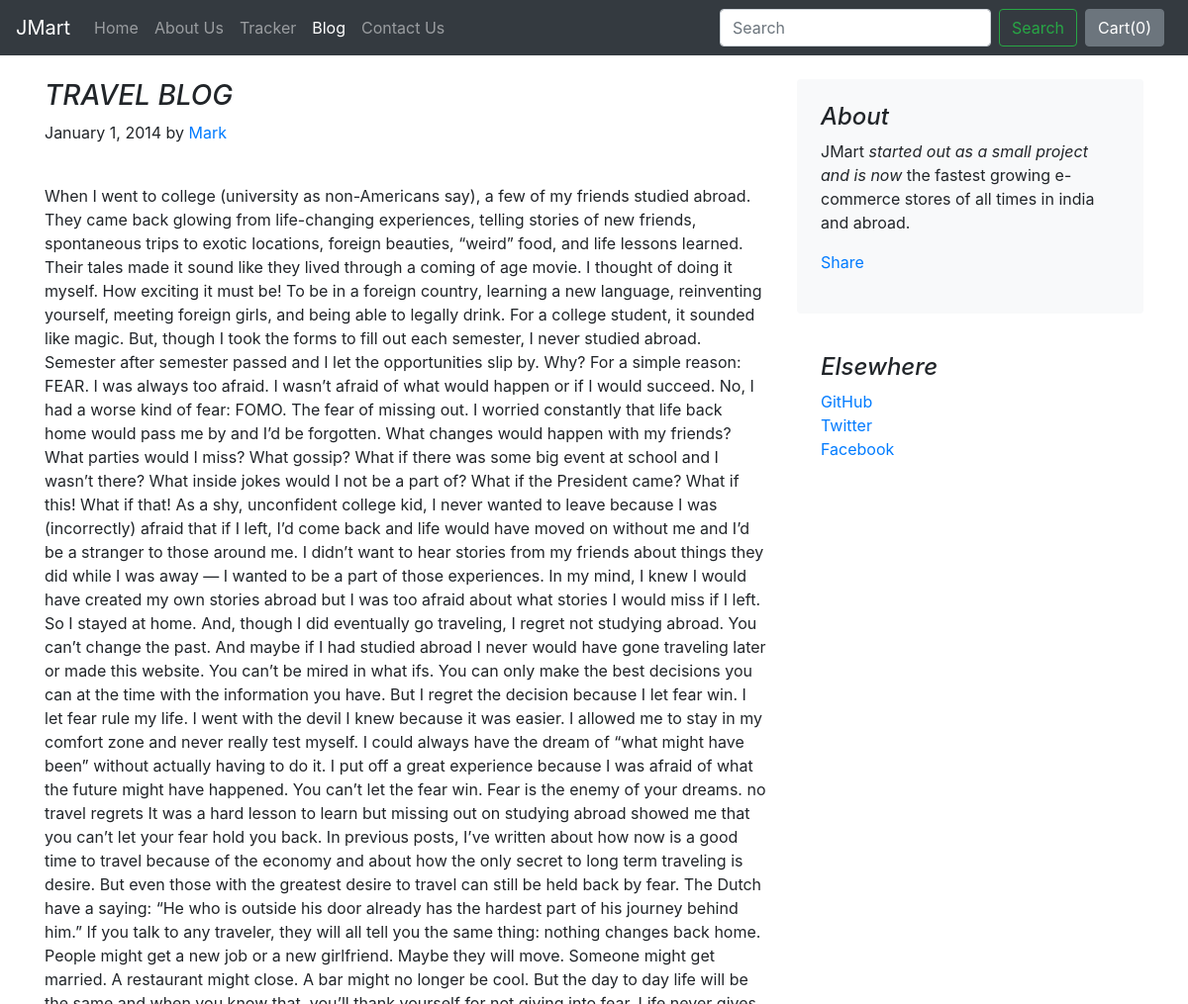
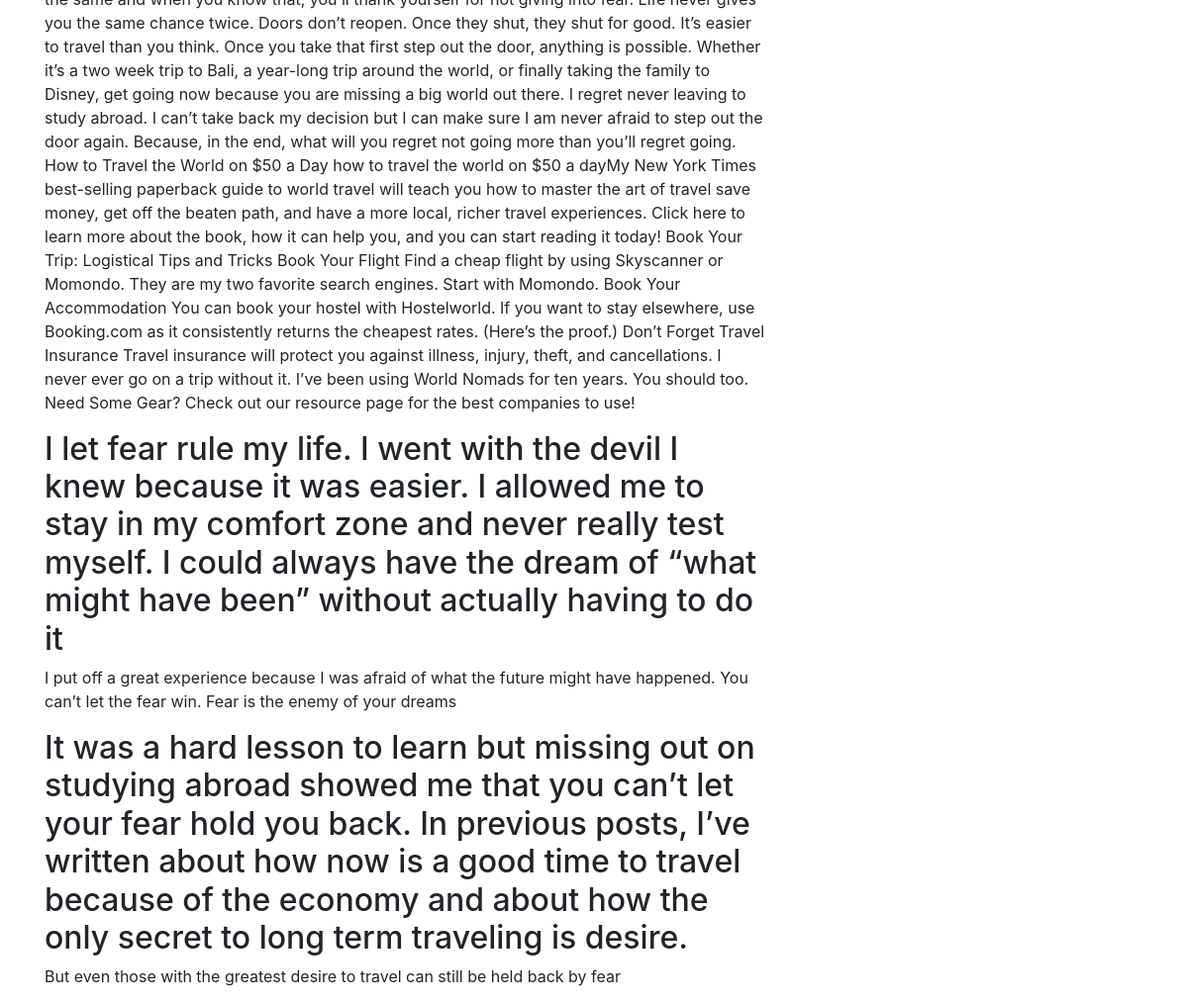
The app's page /blog/blogpost/2 with its own data (2 pictures, top to bottom).
### blog/models.py (models this page shows)
class Blogpost(models.Model):
    post_id = models.AutoField(primary_key=True)
    title = models.CharField(max_length=50)
    head0 = models.CharField(max_length=500, default="")
    chead0 = models.CharField(max_length=5000, default="")
    head1 = models.CharField(max_length=500, default="")
    chead1 = models.CharField(max_length=5000, default="")
    head2 = models.CharField(max_length=500, default="")
    chead2 = models.CharField(max_length=5000, default="")
    pub_date = models.DateField()
    thumbnail = models.ImageField(upload_to='shop/images', default="")
    def __str__(self):
        return self.title

### blog/views.py (the view)
# urls.py: path("blogpost/<int:id>", views.blogpost, name="blogHome")
def blogpost(request, id):
    post = Blogpost.objects.filter(post_id = id)[0]
    print(post)
    return render(request, 'blog/blogpost.html',
                  {'post':post})

### blog/templates/blog/blogpost.html (shortened to what this page needs)
{% extends 'blog/basic.html' %}
{% block body %}
<div class="container">
    <div class="row mt-4">
        <div class="col-md-8 blog-main">
            <h3 class="font-italic">
                {{post.title}}
            </h3>
            <div class="blog-post">
                <p class="blog-post-meta">January 1, 2014 by <a href="#">Mark</a></p>
                <div class="fb-like" data-href="http://127.0.0.1:8000/blog/blogpost/{{post.post_id}}" data-layout="standard" data-action="like" data-size="large" data-show-faces="false" data-share="true"></div><br>
                <p>{{post.chead0}}</p>
                <h2>{{post.head1}}</h2>
                <p>{{post.chead1}}</p>
                <h2>{{post.head2}}</h2>
                <p>{{post.chead2}}</p>
            </div>
        </div>
        <aside class="col-md-4 blog-sidebar">
            <div class="p-4 mb-3 bg-light rounded">
                <h4 class="font-italic">About</h4>
                <p class="mb-0">JMart <em>started out as a small project and is now</em> the fastest growing e-commerce stores of all times in india and abroad.</p>
                <div class="my-3 fb-share-button" data-href="http://127.0.0.1:8000/blog/blogpost/{{post.post_id}}" data-layout="button_count" data-size="large"><a target="_blank" href="https://www.facebook.com/sharer/sharer.php?u=http%3A%2F%2F127.0.0.1%3A8000%2Fblog%2Fblogpost%2F4&amp;src=sdkpreparse" class="fb-xfbml-parse-ignore">Share</a></div>
            </div>
            <div class="p-4">
                <h4 class="font-italic">Elsewhere</h4>
                <ol class="list-unstyled">
                    <li><a href="#">GitHub</a></li>
                    <li><a href="#">Twitter</a></li>
                    <li><a href="#">Facebook</a></li>
                </ol>
            </div>
        </aside>
    </div>
</div>
{% endblock %}

### records on screen
Blogpost: title "TRAVEL BLOG", chead0 "When I went to college (university as non-Americans say), a few of my friends studied abroad. They came back glowing from life-changing experiences, telling stories of new friends, spontaneous trips to exotic locations, foreign beauties, “weird” food, and life lessons learned. Their tales made it sound like they lived through a coming of age movie. I thought of doing it myself. How exciting it must be! To be in a foreign country, learning a new language, reinventing yourself, meeting foreign girls, and being able to legally drink. For a college student, it sounded like magic. But, though I took the forms to fill out each semester, I never studied abroad. Semester after semester passed and I…", head1 "I let fear rule my life. I went with the devil I knew because it was easier. I allowed me to stay in my comfort zone and never really test myself. I could always have the dream of “what might have been” without actually having to do it", chead1 "I put off a great experience because I was afraid of what the future might have happened. You can’t let the fear win. Fear is the enemy of your dreams", head2 "It was a hard lesson to learn but missing out on studying abroad showed me that you can’t let your fear hold you back. In previous posts, I’ve written about how now is a good time to travel because of the economy and about how the only secret to long term traveling is desire.", chead2 "But even those with the greatest desire to travel can still be held back by fear"
